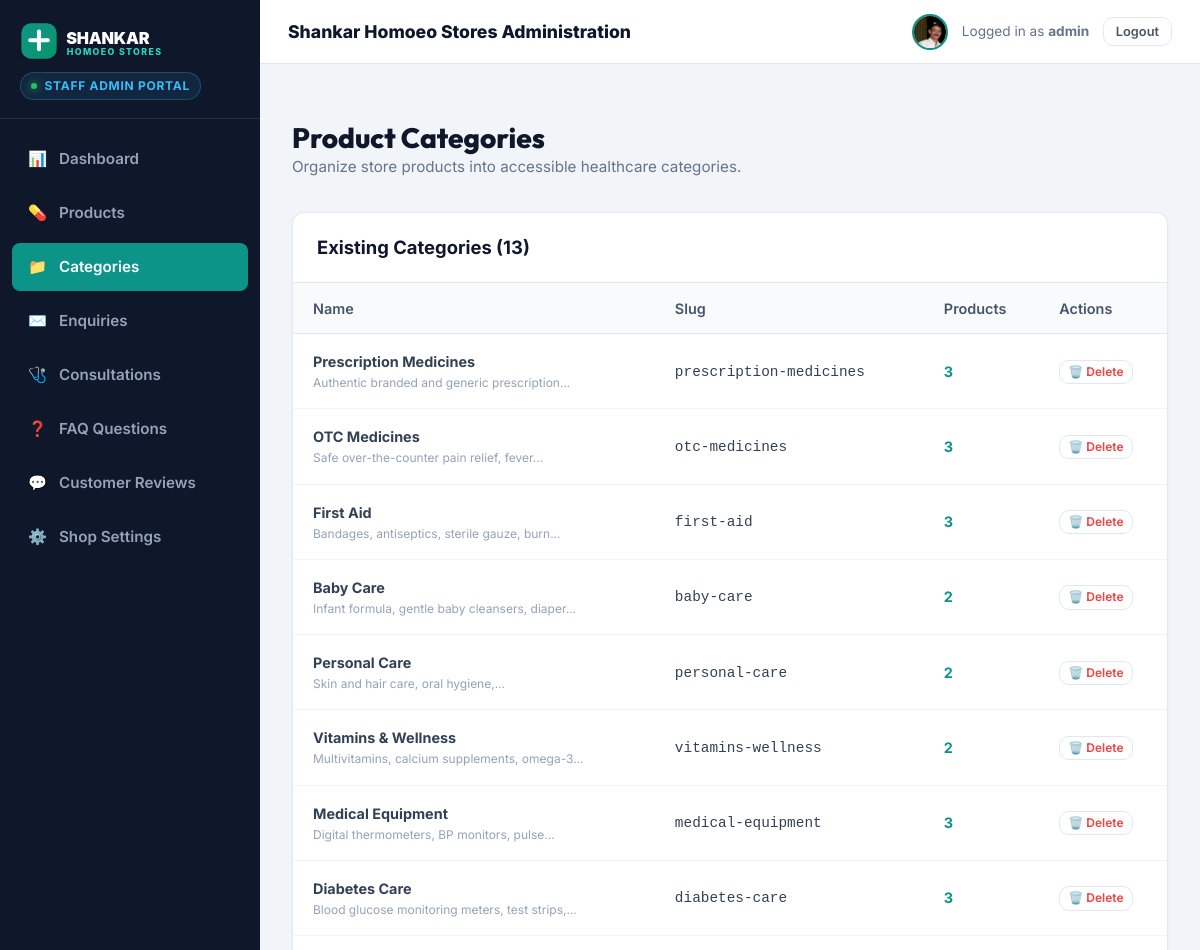
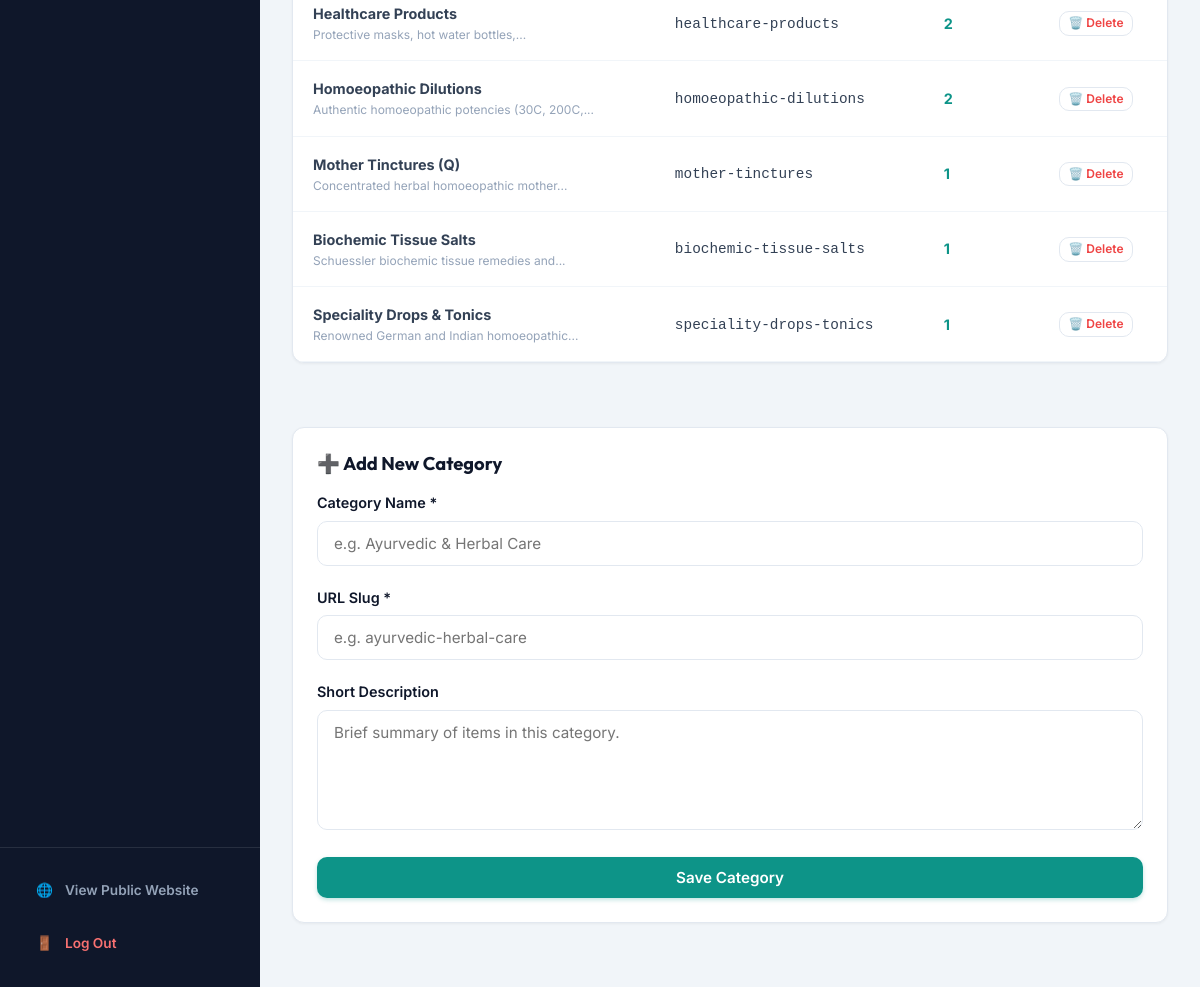
/admin/categories (signed in), run on the app's committed database (2 pictures, top to bottom).
### models/shop.py (models this page shows, shortened)
class Shop(db.Model):
    __tablename__ = 'shop'
    id = db.Column(db.Integer, primary_key=True)
    name = db.Column(db.String(150), nullable=False, default='Shankar Homoeo Stores')
    tagline = db.Column(db.String(255), nullable=True, default='Your Trusted Homoeopathic & Medical Store')
    owner_name = db.Column(db.String(100), nullable=True, default='J D Shankar')
    phone = db.Column(db.String(20), nullable=False, default='+91 98866 61239')
    whatsapp = db.Column(db.String(20), nullable=False, default='919886661239')
    physical_store_name = db.Column(db.String(150), nullable=True, default='Homeolaya')
    physical_store_phone = db.Column(db.String(20), nullable=True, default='+91 80506 04747')
    physical_store_whatsapp = db.Column(db.String(20), nullable=True, default='918050604747')
    doctor_phone = db.Column(db.String(20), nullable=True, default='+91 95357 17958')
    doctor_whatsapp = db.Column(db.String(20), nullable=True, default='919535717958')
    email = db.Column(db.String(120), nullable=True, default='shankarhomeostores@gmail.com')
    address = db.Column(db.String(300), nullable=False, default='opp to Kids kingdom, 7th Cross, Sampige Rd, Malleshwaram, Bengaluru, Karnataka 560003')
    area = db.Column(db.String(100), nullable=True, default='Malleshwaram')
    city = db.Column(db.String(100), nullable=True, default='Bengaluru')
    state = db.Column(db.String(100), nullable=True, default='Karnataka')
    pincode = db.Column(db.String(20), nullable=True, default='560003')
    landmark = db.Column(db.String(200), nullable=True, default='opp to Kids kingdom')
    physical_store_address = db.Column(db.String(300), nullable=True, default='Homeolaya, Suvarna Complex, 706/1, Vidyaranyapura Main Rd, near BWSSB Office & Canara Bank Stop, near Hyderabadi Bawarchi, BEL Layout, Vidyaranyapura, Bengaluru, Karnataka 560097')
    physical_store_landmark = db.Column(db.String(200), nullable=True, default='Near BWSSB Office & Canara Bank Stop, Near Hyderabadi Bawarchi')
    physical_store_area = db.Column(db.String(100), nullable=True, default='Vidyaranyapura')
    physical_store_pincode = db.Column(db.String(20), nullable=True, default='560097')
    physical_store_maps_url = db.Column(db.Text, nullable=True, default='https://www.google.com/maps/dir/?api=1&destination=Homeolaya,+Suvarna+Complex,+706/1,+Vidyaranyapura+Main+Rd,+near+BWSSB+Office+%26+Canara+Bank+Stop,+near+Hyderabadi+Bawarchi,+BEL+Layout,+Vidyaranyapura,+Bengaluru,+Karnataka+560097')
    physical_store_maps_embed_url = db.Column(db.Text, nullable=True, default='https://maps.google.com/maps?q=Homeolaya,+Suvarna+Complex,+706/1,+Vidyaranyapura+Main+Rd,+BEL+Layout,+Vidyaranyapura,+Bengaluru,+Karnataka+560097&t=&z=16&ie=UTF8&iwloc=&output=embed')
    google_maps_url = db.Column(db.Text, nullable=True, default='https://www.google.com/maps/dir/?api=1&destination=Kids+Kingdom,+7th+Cross,+Sampige+Rd,+Malleshwaram,+Bengaluru,+Karnataka 560003')
    google_maps_embed_url = db.Column(db.Text, nullable=True, default='https://maps.google.com/maps?q=opp+to+Kids+kingdom,+7th+Cross,+Sampige+Rd,+Malleshwaram,+Bengaluru,+Karnataka+560003&t=&z=16&ie=UTF8&iwloc=&output=embed')
    latitude = db.Column(db.Float, nullable=True, default=13.0783)
    longitude = db.Column(db.Float, nullable=True, default=77.5582)
    opening_hours = db.Column(db.String(255), nullable=False, default='Monday - Saturday: 10:00 AM - 8:00 PM | Sunday: Closed')
    weekly_closure = db.Column(db.String(100), nullable=True, default='Sunday')
    weekday_open_time = db.Column(db.String(10), nullable=False, default='10:00')
    weekday_close_time = db.Column(db.String(10), nullable=False, default='20:00')
    sunday_open_time = db.Column(db.String(10), nullable=False, default='00:00')
    sunday_close_time = db.Column(db.String(10), nullable=False, default='00:00')
    is_sunday_closed = db.Column(db.Boolean, default=True)
    description = db.Column(db.Text, nullable=True, default='Your trusted neighborhood medical store dispensing authentic medicines, healthcare essentials, wellness products, and personalized care.')
    logo_path = db.Column(db.String(255), nullable=True, default='/static/images/logo.svg')
    updated_at = db.Column(db.DateTime, default=lambda: datetime.now(timezone.utc), onupdate=lambda: datetime.now(timezone.utc))

### models/category.py (models this page shows, shortened)
class Category(db.Model):
    __tablename__ = 'category'
    id = db.Column(db.Integer, primary_key=True)
    name = db.Column(db.String(100), nullable=False, unique=True)
    slug = db.Column(db.String(100), nullable=False, unique=True)
    description = db.Column(db.String(255), nullable=True)
    icon = db.Column(db.String(50), nullable=True, default='capsules')
    display_order = db.Column(db.Integer, default=0, index=True)
    products = db.relationship('Product', backref='category', lazy=True, cascade='all, delete-orphan')

### routes/admin.py (the view, shortened to what this page needs)
@admin_bp.route('/categories', methods=['GET', 'POST'])
@admin_required
def categories():
    cat_list = Category.query.order_by(Category.display_order.asc()).all()
    return render_template('admin/categories.html', categories=cat_list)

### templates/admin/categories.html (shortened to what this page needs)
{% extends 'admin/base_admin.html' %}
{% block content %}
<div style="margin-bottom: 2rem;">
  <h1 style="font-size: 1.75rem; color: #0f172a; font-weight: 800;">Product Categories</h1>
  <p style="color: #64748b; font-size: 0.95rem;">Organize store products into accessible healthcare categories.</p>
</div>
<div style="display: grid; grid-template-columns: 1fr; gap: 2rem; @media (min-width: 992px){ grid-template-columns: 1.2fr 0.8fr; }">
  <div class="admin-card">
    <div class="admin-card-header">
      <div class="admin-card-title">Existing Categories ({{ categories|length }})</div>
    </div>
    <div class="table-responsive">
      <table class="admin-table">
        <thead>
          <tr>
            <th>Name</th>
            <th>Slug</th>
            <th>Products</th>
            <th>Actions</th>
          </tr>
        </thead>
        <tbody>
          {% for cat in categories %}
          <tr>
            <td>
              <strong>{{ cat.name }}</strong>
              <div style="font-size: 0.75rem; color: #94a3b8;">{{ cat.description|truncate(50) }}</div>
            </td>
            <td>
              <code>{{ cat.slug }}</code>
            </td>
            <td>
              <span style="font-weight: 700; color: var(--primary);">{{ cat.products|length }}</span>
            </td>
            <td>
              <form method="POST" action="{{ url_for('admin.delete_category', category_id=cat.id) }}" class="confirm-delete-form" data-entity="category and all its associated products" style="display: inline;">
                <button type="submit" class="btn btn-sm btn-outline" style="color: #ef4444; padding: 0.25rem 0.5rem; font-size: 0.75rem;">
                  🗑️ Delete
                </button>
              </form>
            </td>
          </tr>
          {% endfor %}
        </tbody>
      </table>
    </div>
  </div>
  <div class="admin-card" style="padding: 1.5rem;">
    <h3 style="font-size: 1.15rem; margin-bottom: 1rem; color: #0f172a;">➕ Add New Category</h3>
    <form method="POST" action="{{ url_for('admin.categories') }}">
      <div class="form-group">
        <label class="form-label" for="name">Category Name *</label>
        <input type="text" id="name" name="name" class="form-control" required placeholder="e.g. Ayurvedic & Herbal Care">
      </div>
      <div class="form-group">
        <label class="form-label" for="slug">URL Slug *</label>
        <input type="text" id="slug" name="slug" class="form-control" required placeholder="e.g. ayurvedic-herbal-care">
      </div>
      <div class="form-group">
        <label class="form-label" for="description">Short Description</label>
        <textarea id="description" name="description" class="form-control" rows="3" placeholder="Brief summary of items in this category."></textarea>
      </div>
      <button type="submit" class="btn btn-primary" style="width: 100%;">
        Save Category
      </button>
    </form>
  </div>
</div>
{% endblock %}

### templates/admin/base_admin.html (shortened to what this page needs)
<!DOCTYPE html>
<html lang="en">
<head>
  <link rel="stylesheet" href="{{ url_for('static', filename='css/style.css') }}">
  <link rel="stylesheet" href="{{ url_for('static', filename='css/admin.css') }}?v=1.3">
</head>
<body>
  <div class="admin-layout">
    <aside class="admin-sidebar">
      <div class="sidebar-header">
        <a href="{{ url_for('admin.dashboard') }}" class="sidebar-brand-link" title="{{ shop.name }} Admin Dashboard">
          <img src="{{ url_for('static', filename='images/logo_white.svg') }}" alt="{{ shop.name }} Logo" class="sidebar-brand-logo">
        </a>
        <div class="sidebar-brand-badge-row">
          <span class="sidebar-admin-pill">
            <span class="sidebar-admin-dot"></span>
            Staff Admin Portal
          </span>
        </div>
      </div>
      <ul class="sidebar-menu">
        <li>
          <a href="{{ url_for('admin.dashboard') }}" class="sidebar-link {% if request.endpoint == 'admin.dashboard' %}active{% endif %}">
            <span>📊</span> Dashboard
          </a>
        </li>
        <li>
          <a href="{{ url_for('admin.products') }}" class="sidebar-link {% if 'admin.products' in request.endpoint or 'product' in request.endpoint %}active{% endif %}">
            <span>💊</span> Products
          </a>
        </li>
        <li>
          <a href="{{ url_for('admin.categories') }}" class="sidebar-link {% if request.endpoint == 'admin.categories' %}active{% endif %}">
            <span>📁</span> Categories
          </a>
        </li>
        <li>
          <a href="{{ url_for('admin.enquiries') }}" class="sidebar-link {% if request.endpoint == 'admin.enquiries' %}active{% endif %}">
            <span>✉️</span> Enquiries
          </a>
        </li>
        <li>
          <a href="{{ url_for('admin.consultations') }}" class="sidebar-link {% if request.endpoint == 'admin.consultations' %}active{% endif %}">
            <span>🩺</span> Consultations
          </a>
        </li>
        <li>
          <a href="{{ url_for('admin.faq_questions') }}" class="sidebar-link {% if request.endpoint == 'admin.faq_questions' %}active{% endif %}">
            <span>❓</span> FAQ Questions
          </a>
        </li>
        <li>
          <a href="{{ url_for('admin.reviews') }}" class="sidebar-link {% if request.endpoint == 'admin.reviews' %}active{% endif %}">
            <span>💬</span> Customer Reviews
          </a>
        </li>
        <li>
          <a href="{{ url_for('admin.settings') }}" class="sidebar-link {% if request.endpoint == 'admin.settings' %}active{% endif %}">
            <span>⚙️</span> Shop Settings
          </a>
        </li>
      </ul>
      <div class="sidebar-footer">
        <a href="{{ url_for('main.index') }}" target="_blank" class="sidebar-link" style="color: #94a3b8; font-size: 0.85rem;">
          <span>🌐</span> View Public Website
        </a>
        <a href="{{ url_for('admin.logout') }}" class="sidebar-link" style="color: #f87171; font-size: 0.85rem; margin-top: 0.5rem;">
          <span>🚪</span> Log Out
        </a>
      </div>
    </aside>
    <div class="admin-main">
      <header class="admin-top-nav">
        <div class="admin-top-nav-left">
          <div class="admin-top-nav-title">
            {{ shop.name }} Administration
          </div>
        </div>
        <div class="admin-top-nav-right">
          <img src="{{ url_for('static', filename='images/profile.jpg') }}" alt="Admin Profile" class="admin-nav-avatar">
          <span class="admin-user-info-text">
            Logged in as <strong>{{ session.get('admin_username', 'Admin') }}</strong>
          </span>
          <a href="{{ url_for('admin.logout') }}" class="btn btn-sm btn-outline admin-nav-logout-btn">
            Logout
          </a>
        </div>
      </header>
      <div style="padding: 1.5rem 2rem 0;">
      </div>
      <main class="admin-body">
        {% block content %}{% endblock %}
      </main>
    </div>
  </div>
</body>
</html>

### data on the page
Shop: name "Shankar Homoeo Stores"
Category: name "Prescription Medicines", description "Authentic branded and generic prescription...", slug "prescription-medicines", products|length "3"
Category: name "OTC Medicines", description "Safe over-the-counter pain relief, fever...", slug "otc-medicines", products|length "3"
Category: name "First Aid", description "Bandages, antiseptics, sterile gauze, burn...", slug "first-aid", products|length "3"
Category: name "Baby Care", description "Infant formula, gentle baby cleansers, diaper...", slug "baby-care", products|length "2"
Category: name "Personal Care", description "Skin and hair care, oral hygiene,...", slug "personal-care", products|length "2"
Category: name "Vitamins & Wellness", description "Multivitamins, calcium supplements, omega-3...", slug "vitamins-wellness", products|length "2"
Category: name "Medical Equipment", description "Digital thermometers, BP monitors, pulse...", slug "medical-equipment", products|length "3"
Category: name "Diabetes Care", description "Blood glucose monitoring meters, test strips,...", slug "diabetes-care", products|length "3"
Category: name "Healthcare Products", description "Protective masks, hot water bottles,...", slug "healthcare-products", products|length "2"
Category: name "Homoeopathic Dilutions", description "Authentic homoeopathic potencies (30C, 200C,...", slug "homoeopathic-dilutions", products|length "2"
Category: name "Mother Tinctures (Q)", description "Concentrated herbal homoeopathic mother...", slug "mother-tinctures", products|length "1"
Category: name "Biochemic Tissue Salts", description "Schuessler biochemic tissue remedies and...", slug "biochemic-tissue-salts", products|length "1"
Category: name "Speciality Drops & Tonics", description "Renowned German and Indian homoeopathic...", slug "speciality-drops-tonics", products|length "1"

### other printed values
{{ session.get('admin_username', 'Admin') }} "admin"
{{ categories|length }} "13"
